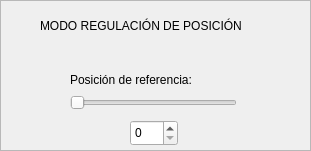
   <widget class="QFrame" name="frameModoPosicion">
    <property name="geometry">
     <rect>
      <x>880</x>
      <y>420</y>
      <width>311</width>
      <height>151</height>
     </rect>
    </property>
    <property name="frameShape">
     <enum>QFrame::StyledPanel</enum>
    </property>
    <property name="frameShadow">
     <enum>QFrame::Raised</enum>
    </property>
    <widget class="QLabel" name="textoModoPosicion">
     <property name="geometry">
      <rect>
       <x>40</x>
       <y>10</y>
       <width>251</width>
       <height>31</height>
      </rect>
     </property>
     <property name="text">
      <string>MODO REGULACIÓN DE POSICIÓN</string>
     </property>
    </widget>
    <widget class="QWidget" name="layoutWidget">
     <property name="geometry">
      <rect>
       <x>70</x>
       <y>70</y>
       <width>167</width>
       <height>40</height>
      </rect>
     </property>
     <layout class="QVBoxLayout" name="verticalLayout_4">
      <item>
       <widget class="QLabel" name="textoPosicionRef">
        <property name="text">
         <string>Posición de referencia:</string>
        </property>
       </widget>
      </item>
      <item>
       <widget class="QSlider" name="sliderPosicionRef">
        <property name="orientation">
         <enum>Qt::Horizontal</enum>
        </property>
       </widget>
      </item>
     </layout>
    </widget>
    <widget class="QSpinBox" name="spinBoxPosicionRef">
     <property name="geometry">
      <rect>
       <x>130</x>
       <y>120</y>
       <width>48</width>
       <height>26</height>
      </rect>
     </property>
    </widget>
   </widget>
